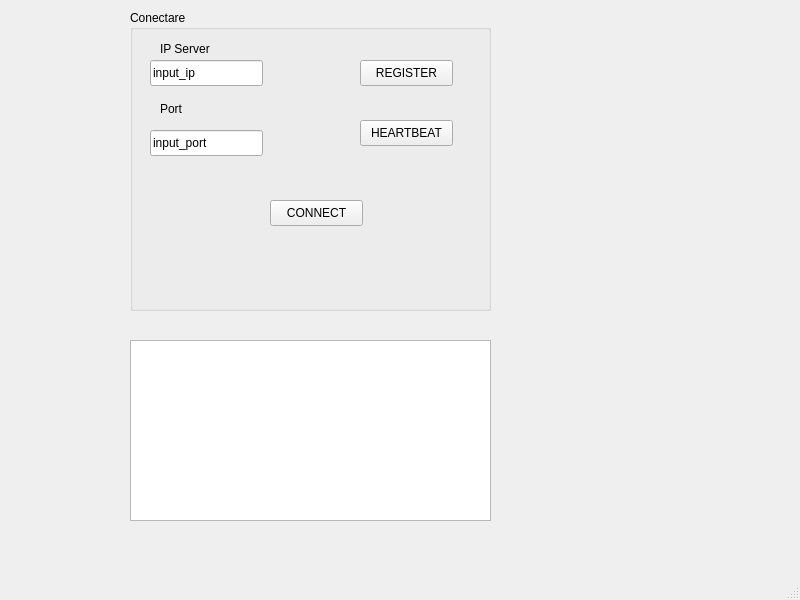
<?xml version="1.0" encoding="UTF-8"?>
<ui version="4.0">
 <class>MainWindow</class>
 <widget class="QMainWindow" name="MainWindow">
  <property name="geometry">
   <rect>
    <x>0</x>
    <y>0</y>
    <width>800</width>
    <height>600</height>
   </rect>
  </property>
  <property name="windowTitle">
   <string>MainWindow</string>
  </property>
  <widget class="QWidget" name="centralwidget">
   <widget class="QGroupBox" name="groupBox">
    <property name="geometry">
     <rect>
      <x>130</x>
      <y>10</y>
      <width>361</width>
      <height>301</height>
     </rect>
    </property>
    <property name="title">
     <string>Conectare</string>
    </property>
    <widget class="QLabel" name="label">
     <property name="geometry">
      <rect>
       <x>30</x>
       <y>30</y>
       <width>66</width>
       <height>18</height>
      </rect>
     </property>
     <property name="text">
      <string>IP Server</string>
     </property>
    </widget>
    <widget class="QLineEdit" name="lineEdit">
     <property name="geometry">
      <rect>
       <x>20</x>
       <y>50</y>
       <width>113</width>
       <height>26</height>
      </rect>
     </property>
     <property name="text">
      <string>input_ip</string>
     </property>
    </widget>
    <widget class="QLabel" name="label_2">
     <property name="geometry">
      <rect>
       <x>30</x>
       <y>90</y>
       <width>66</width>
       <height>18</height>
      </rect>
     </property>
     <property name="text">
      <string>Port</string>
     </property>
    </widget>
    <widget class="QLineEdit" name="lineEdit_2">
     <property name="geometry">
      <rect>
       <x>20</x>
       <y>120</y>
       <width>113</width>
       <height>26</height>
      </rect>
     </property>
     <property name="text">
      <string>input_port</string>
     </property>
    </widget>
    <widget class="QPushButton" name="btn_connect">
     <property name="geometry">
      <rect>
       <x>140</x>
       <y>190</y>
       <width>93</width>
       <height>26</height>
      </rect>
     </property>
     <property name="text">
      <string>CONNECT</string>
     </property>
    </widget>
    <widget class="QPushButton" name="btn_register">
     <property name="geometry">
      <rect>
       <x>230</x>
       <y>50</y>
       <width>93</width>
       <height>26</height>
      </rect>
     </property>
     <property name="text">
      <string>REGISTER</string>
     </property>
    </widget>
    <widget class="QPushButton" name="btn_heartbeat">
     <property name="geometry">
      <rect>
       <x>230</x>
       <y>110</y>
       <width>93</width>
       <height>26</height>
      </rect>
     </property>
     <property name="text">
      <string>HEARTBEAT</string>
     </property>
    </widget>
   </widget>
   <widget class="QWidget" name="widget" native="true">
    <property name="geometry">
     <rect>
      <x>120</x>
      <y>350</y>
      <width>120</width>
      <height>161</height>
     </rect>
    </property>
   </widget>
   <widget class="QTextEdit" name="log_console">
    <property name="geometry">
     <rect>
      <x>130</x>
      <y>340</y>
      <width>361</width>
      <height>181</height>
     </rect>
    </property>
   </widget>
  </widget>
  <widget class="QMenuBar" name="menubar">
   <property name="geometry">
    <rect>
     <x>0</x>
     <y>0</y>
     <width>800</width>
     <height>23</height>
    </rect>
   </property>
  </widget>
  <widget class="QStatusBar" name="statusbar"/>
 </widget>
 <resources/>
 <connections/>
</ui>
